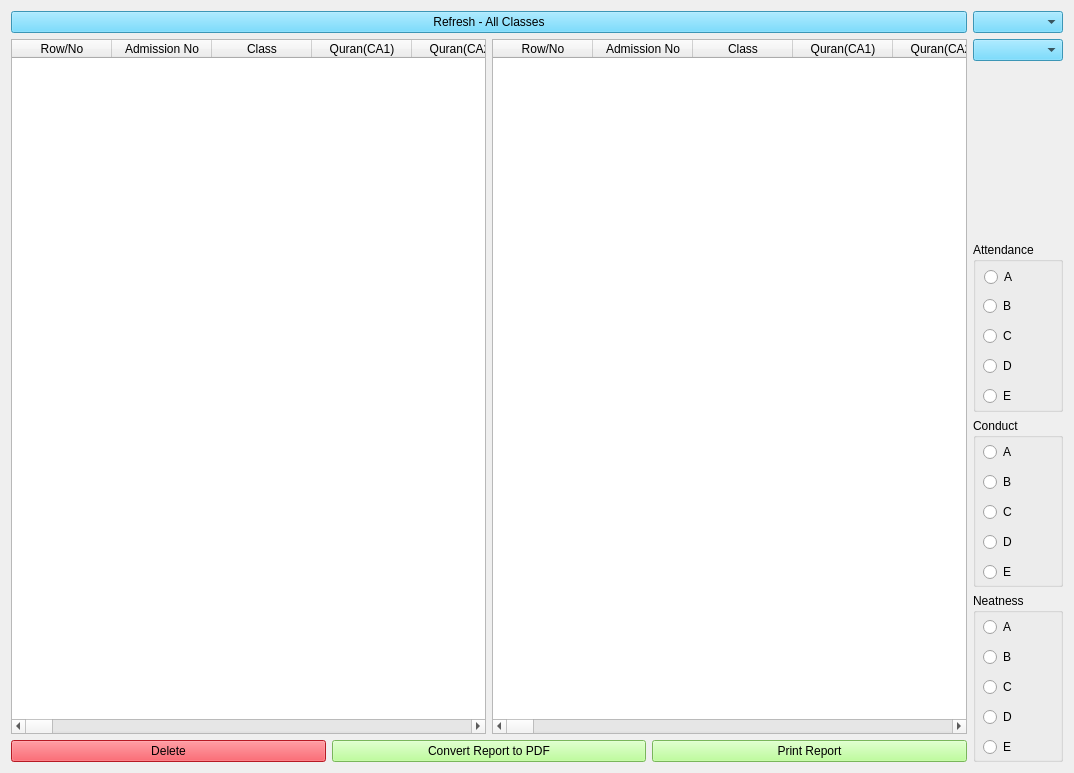
<?xml version="1.0" encoding="UTF-8"?>
<ui version="4.0">
 <class>SecScore3rdForm</class>
 <widget class="QWidget" name="SecScore3rdForm">
  <property name="geometry">
   <rect>
    <x>0</x>
    <y>0</y>
    <width>1074</width>
    <height>773</height>
   </rect>
  </property>
  <property name="windowTitle">
   <string>Secondary Classes Scores (Third Term)</string>
  </property>
  <property name="windowIcon">
   <iconset>
    <normaloff>score2_icon.jpg</normaloff>score2_icon.jpg</iconset>
  </property>
  <property name="styleSheet">
   <string notr="true">font: 12pt &quot;MS Shell Dlg 2&quot;;

QPushButton{
background-color: rgb(170, 255, 127);
}</string>
  </property>
  <layout class="QVBoxLayout" name="verticalLayout_3">
   <item>
    <layout class="QHBoxLayout" name="horizontalLayout_3">
     <item>
      <layout class="QVBoxLayout" name="verticalLayout_2">
       <item>
        <widget class="QPushButton" name="switch_back_btn">
         <property name="styleSheet">
          <string notr="true">background-color: rgb(84, 210, 255);</string>
         </property>
         <property name="text">
          <string>Refresh - All Classes</string>
         </property>
        </widget>
       </item>
       <item>
        <layout class="QHBoxLayout" name="horizontalLayout">
         <item>
          <widget class="QTableWidget" name="tableWidget">
           <property name="sizePolicy">
            <sizepolicy hsizetype="Expanding" vsizetype="Expanding">
             <horstretch>0</horstretch>
             <verstretch>0</verstretch>
            </sizepolicy>
           </property>
           <property name="autoFillBackground">
            <bool>false</bool>
           </property>
           <property name="frameShape">
            <enum>QFrame::StyledPanel</enum>
           </property>
           <property name="alternatingRowColors">
            <bool>true</bool>
           </property>
           <property name="showGrid">
            <bool>true</bool>
           </property>
           <attribute name="horizontalHeaderStretchLastSection">
            <bool>false</bool>
           </attribute>
           <attribute name="verticalHeaderVisible">
            <bool>true</bool>
           </attribute>
           <column>
            <property name="text">
             <string>Row/No</string>
            </property>
           </column>
           <column>
            <property name="text">
             <string>Admission No</string>
            </property>
           </column>
           <column>
            <property name="text">
             <string>Class</string>
            </property>
           </column>
           <column>
            <property name="text">
             <string>Quran(CA1)</string>
            </property>
           </column>
           <column>
            <property name="text">
             <string>Quran(CA2)</string>
            </property>
           </column>
           <column>
            <property name="text">
             <string>Quran(ASS)</string>
            </property>
           </column>
           <column>
            <property name="text">
             <string>Quran(EXAM)</string>
            </property>
           </column>
           <column>
            <property name="text">
             <string>Quran(TOTAL)</string>
            </property>
           </column>
           <column>
            <property name="text">
             <string>Ibadat(CA1)</string>
            </property>
           </column>
           <column>
            <property name="text">
             <string>Ibadat(CA2)</string>
            </property>
           </column>
           <column>
            <property name="text">
             <string>Ibadat(ASS)</string>
            </property>
           </column>
           <column>
            <property name="text">
             <string>Ibadat(EXAM)</string>
            </property>
           </column>
           <column>
            <property name="text">
             <string>Ibadat(TOTAL)</string>
            </property>
           </column>
           <column>
            <property name="text">
             <string>Arabic(CA1)</string>
            </property>
           </column>
           <column>
            <property name="text">
             <string>Arabic(CA2)</string>
            </property>
           </column>
           <column>
            <property name="text">
             <string>Arabic(ASS)</string>
            </property>
           </column>
           <column>
            <property name="text">
             <string>Arabic(EXAM)</string>
            </property>
           </column>
           <column>
            <property name="text">
             <string>Arabic(TOTAL)</string>
            </property>
           </column>
           <column>
            <property name="text">
             <string>Nahwu(CA1)</string>
            </property>
           </column>
           <column>
            <property name="text">
             <string>Nahwu(CA2)</string>
            </property>
           </column>
           <column>
            <property name="text">
             <string>Nahwu(ASS)</string>
            </property>
           </column>
           <column>
            <property name="text">
             <string>Nahwu(EXAM)</string>
            </property>
           </column>
           <column>
            <property name="text">
             <string>Nahwu(TOTAL)</string>
            </property>
           </column>
           <column>
            <property name="text">
             <string>English(CA1)</string>
            </property>
           </column>
           <column>
            <property name="text">
             <string>English(CA2)</string>
            </property>
           </column>
           <column>
            <property name="text">
             <string>English(ASS)</string>
            </property>
           </column>
           <column>
            <property name="text">
             <string>English(EXAM)</string>
            </property>
           </column>
           <column>
            <property name="text">
             <string>English(TOTAL)</string>
            </property>
           </column>
           <column>
            <property name="text">
             <string>Maths(CA1)</string>
            </property>
           </column>
           <column>
            <property name="text">
             <string>Maths(CA2)</string>
            </property>
           </column>
           <column>
            <property name="text">
             <string>Maths(ASS)</string>
            </property>
           </column>
           <column>
            <property name="text">
             <string>Maths(EXAM)</string>
            </property>
           </column>
           <column>
            <property name="text">
             <string>Maths(TOTAL)</string>
            </property>
           </column>
           <column>
            <property name="text">
             <string>Basic Sc(CA1)</string>
            </property>
           </column>
           <column>
            <property name="text">
             <string>Basic Sc(CA2)</string>
            </property>
           </column>
           <column>
            <property name="text">
             <string>Basic Sc(ASS)</string>
            </property>
           </column>
           <column>
            <property name="text">
             <string>Basic Sc(EXAM)</string>
            </property>
           </column>
           <column>
            <property name="text">
             <string>Basic Sc(TOTAL)</string>
            </property>
           </column>
           <column>
            <property name="text">
             <string>Religion(CA1)</string>
            </property>
           </column>
           <column>
            <property name="text">
             <string>Religion(CA2)</string>
            </property>
           </column>
           <column>
            <property name="text">
             <string>Religion(ASS)</string>
            </property>
           </column>
           <column>
            <property name="text">
             <string>Religion(EXAM)</string>
            </property>
           </column>
           <column>
            <property name="text">
             <string>Religion(TOTAL)</string>
            </property>
           </column>
           <column>
            <property name="text">
             <string>Civic(CA1)</string>
            </property>
           </column>
           <column>
            <property name="text">
             <string>Civic(CA2)</string>
            </property>
           </column>
           <column>
            <property name="text">
             <string>Civic(ASS)</string>
            </property>
           </column>
           <column>
            <property name="text">
             <string>Civic(EXAM)</string>
            </property>
           </column>
           <column>
            <property name="text">
             <string>Civic(TOTAL)</string>
            </property>
           </column>
           <column>
            <property name="text">
             <string>CCA(CA1)</string>
            </property>
           </column>
           <column>
            <property name="text">
             <string>CCA(CA2)</string>
            </property>
           </column>
           <column>
            <property name="text">
             <string>CCA(ASS)</string>
            </property>
           </column>
           <column>
            <property name="text">
             <string>CCA(EXAM)</string>
            </property>
           </column>
           <column>
            <property name="text">
             <string>CCA(TOTAL)</string>
            </property>
           </column>
           <column>
            <property name="text">
             <string>Prevocational(CA1)</string>
            </property>
           </column>
           <column>
            <property name="text">
             <string>Prevocational(CA2)</string>
            </property>
           </column>
           <column>
            <property name="text">
             <string>Prevocational(ASS)</string>
            </property>
           </column>
           <column>
            <property name="text">
             <string>Prevocational(EXAM)</string>
            </property>
           </column>
           <column>
            <property name="text">
             <string>Prevocational(TOTAL)</string>
            </property>
           </column>
           <column>
            <property name="text">
             <string>French(CA1)</string>
            </property>
           </column>
           <column>
            <property name="text">
             <string>French(CA2)</string>
            </property>
           </column>
           <column>
            <property name="text">
             <string>French(ASS)</string>
            </property>
           </column>
           <column>
            <property name="text">
             <string>French(EXAM)</string>
            </property>
           </column>
           <column>
            <property name="text">
             <string>French(TOTAL)</string>
            </property>
           </column>
           <column>
            <property name="text">
             <string>Hausa(CA1)</string>
            </property>
           </column>
           <column>
            <property name="text">
             <string>Hausa(CA2)</string>
            </property>
           </column>
           <column>
            <property name="text">
             <string>Hausa(ASS)</string>
            </property>
           </column>
           <column>
            <property name="text">
             <string>Hausa(EXAM)</string>
            </property>
           </column>
           <column>
            <property name="text">
             <string>Hausa(TOTAL)</string>
            </property>
           </column>
           <column>
            <property name="text">
             <string>All Total</string>
            </property>
           </column>
           <column>
            <property name="text">
             <string>Average</string>
            </property>
           </column>
           <column>
            <property name="text">
             <string>New Column</string>
            </property>
           </column>
           <column>
            <property name="text">
             <string>Avg Cumulative</string>
            </property>
           </column>
          </widget>
         </item>
         <item>
          <widget class="QTableWidget" name="tableWidget_2">
           <property name="sizePolicy">
            <sizepolicy hsizetype="Expanding" vsizetype="Expanding">
             <horstretch>0</horstretch>
             <verstretch>0</verstretch>
            </sizepolicy>
           </property>
           <property name="autoFillBackground">
            <bool>false</bool>
           </property>
           <property name="frameShape">
            <enum>QFrame::StyledPanel</enum>
           </property>
           <property name="alternatingRowColors">
            <bool>true</bool>
           </property>
           <property name="showGrid">
            <bool>true</bool>
           </property>
           <attribute name="horizontalHeaderStretchLastSection">
            <bool>false</bool>
           </attribute>
           <attribute name="verticalHeaderVisible">
            <bool>true</bool>
           </attribute>
           <column>
            <property name="text">
             <string>Row/No</string>
            </property>
           </column>
           <column>
            <property name="text">
             <string>Admission No</string>
            </property>
           </column>
           <column>
            <property name="text">
             <string>Class</string>
            </property>
           </column>
           <column>
            <property name="text">
             <string>Quran(CA1)</string>
            </property>
           </column>
           <column>
            <property name="text">
             <string>Quran(CA2)</string>
            </property>
           </column>
           <column>
            <property name="text">
             <string>Quran(ASS)</string>
            </property>
           </column>
           <column>
            <property name="text">
             <string>Quran(EXAM)</string>
            </property>
           </column>
           <column>
            <property name="text">
             <string>Quran(TOTAL)</string>
            </property>
           </column>
           <column>
            <property name="text">
             <string>Ibadat(CA1)</string>
            </property>
           </column>
           <column>
            <property name="text">
             <string>Ibadat(CA2)</string>
            </property>
           </column>
           <column>
            <property name="text">
             <string>Ibadat(ASS)</string>
            </property>
           </column>
           <column>
            <property name="text">
             <string>Ibadat(EXAM)</string>
            </property>
           </column>
           <column>
            <property name="text">
             <string>Ibadat(TOTAL)</string>
            </property>
           </column>
           <column>
            <property name="text">
             <string>Arabic(CA1)</string>
            </property>
           </column>
           <column>
            <property name="text">
             <string>Arabic(CA2)</string>
            </property>
           </column>
           <column>
            <property name="text">
             <string>Arabic(ASS)</string>
            </property>
           </column>
           <column>
            <property name="text">
             <string>Arabic(EXAM)</string>
            </property>
           </column>
           <column>
            <property name="text">
             <string>Arabic(TOTAL)</string>
            </property>
           </column>
           <column>
            <property name="text">
             <string>Nahwu(CA1)</string>
            </property>
           </column>
           <column>
            <property name="text">
             <string>Nahwu(CA2)</string>
            </property>
           </column>
           <column>
            <property name="text">
             <string>Nahwu(ASS)</string>
            </property>
           </column>
           <column>
            <property name="text">
             <string>Nahwu(EXAM)</string>
            </property>
           </column>
           <column>
            <property name="text">
             <string>Nahwu(TOTAL)</string>
            </property>
           </column>
           <column>
            <property name="text">
             <string>English(CA1)</string>
            </property>
           </column>
           <column>
            <property name="text">
             <string>English(CA2)</string>
            </property>
           </column>
           <column>
            <property name="text">
             <string>English(ASS)</string>
            </property>
           </column>
           <column>
            <property name="text">
             <string>English(EXAM)</string>
            </property>
           </column>
           <column>
            <property name="text">
             <string>English(TOTAL)</string>
            </property>
           </column>
           <column>
            <property name="text">
             <string>Maths(CA1)</string>
            </property>
           </column>
           <column>
            <property name="text">
             <string>Maths(CA2)</string>
            </property>
           </column>
           <column>
            <property name="text">
             <string>Maths(ASS)</string>
            </property>
           </column>
           <column>
            <property name="text">
             <string>Maths(EXAM)</string>
            </property>
           </column>
           <column>
            <property name="text">
             <string>Maths(TOTAL)</string>
            </property>
           </column>
           <column>
            <property name="text">
             <string>Basic Sc(CA1)</string>
            </property>
           </column>
           <column>
            <property name="text">
             <string>Basic Sc(CA2)</string>
            </property>
           </column>
           <column>
            <property name="text">
             <string>Basic Sc(ASS)</string>
            </property>
           </column>
           <column>
            <property name="text">
             <string>Basic Sc(EXAM)</string>
            </property>
           </column>
           <column>
            <property name="text">
             <string>Basic Sc(TOTAL)</string>
            </property>
           </column>
           <column>
            <property name="text">
             <string>Religion(CA1)</string>
            </property>
           </column>
           <column>
            <property name="text">
             <string>Religion(CA2)</string>
            </property>
           </column>
           <column>
            <property name="text">
             <string>Religion(ASS)</string>
            </property>
           </column>
           <column>
            <property name="text">
             <string>Religion(EXAM)</string>
            </property>
           </column>
           <column>
            <property name="text">
             <string>Religion(TOTAL)</string>
            </property>
           </column>
           <column>
            <property name="text">
             <string>Civic(CA1)</string>
            </property>
           </column>
           <column>
            <property name="text">
             <string>Civic(CA2)</string>
            </property>
           </column>
           <column>
            <property name="text">
             <string>Civic(ASS)</string>
            </property>
           </column>
           <column>
            <property name="text">
             <string>Civic(EXAM)</string>
            </property>
           </column>
           <column>
            <property name="text">
             <string>Civic(TOTAL)</string>
            </property>
           </column>
           <column>
            <property name="text">
             <string>CCA(CA1)</string>
            </property>
           </column>
           <column>
            <property name="text">
             <string>CCA(CA2)</string>
            </property>
           </column>
           <column>
            <property name="text">
             <string>CCA(ASS)</string>
            </property>
           </column>
           <column>
            <property name="text">
             <string>CCA(EXAM)</string>
            </property>
           </column>
           <column>
            <property name="text">
             <string>CCA(TOTAL)</string>
            </property>
           </column>
           <column>
            <property name="text">
             <string>Prevocational(CA1)</string>
            </property>
           </column>
           <column>
            <property name="text">
             <string>Prevocational(CA2)</string>
            </property>
           </column>
           <column>
            <property name="text">
             <string>Prevocational(ASS)</string>
            </property>
           </column>
           <column>
            <property name="text">
             <string>Prevocational(EXAM)</string>
            </property>
           </column>
           <column>
            <property name="text">
             <string>Prevocational(TOTAL)</string>
            </property>
           </column>
           <column>
            <property name="text">
             <string>French(CA1)</string>
            </property>
           </column>
           <column>
            <property name="text">
             <string>French(CA2)</string>
            </property>
           </column>
           <column>
            <property name="text">
             <string>French(ASS)</string>
            </property>
           </column>
           <column>
            <property name="text">
             <string>French(EXAM)</string>
            </property>
           </column>
           <column>
            <property name="text">
             <string>French(TOTAL)</string>
            </property>
           </column>
           <column>
            <property name="text">
             <string>Hausa(CA1)</string>
            </property>
           </column>
           <column>
            <property name="text">
             <string>Hausa(CA2)</string>
            </property>
           </column>
           <column>
            <property name="text">
             <string>Hausa(ASS)</string>
            </property>
           </column>
           <column>
            <property name="text">
             <string>Hausa(EXAM)</string>
            </property>
           </column>
           <column>
            <property name="text">
             <string>Hausa(TOTAL)</string>
            </property>
           </column>
           <column>
            <property name="text">
             <string>All Total</string>
            </property>
           </column>
           <column>
            <property name="text">
             <string>Average</string>
            </property>
           </column>
           <column>
            <property name="text">
             <string>New Column</string>
            </property>
           </column>
           <column>
            <property name="text">
             <string>Avg Cumulative</string>
            </property>
           </column>
          </widget>
         </item>
        </layout>
       </item>
       <item>
        <layout class="QHBoxLayout" name="horizontalLayout_2">
         <item>
          <widget class="QPushButton" name="del_btn">
           <property name="styleSheet">
            <string notr="true">background-color: rgb(255, 37, 51);</string>
           </property>
           <property name="text">
            <string>Delete</string>
           </property>
          </widget>
         </item>
         <item>
          <widget class="QPushButton" name="pdf_btn">
           <property name="styleSheet">
            <string notr="true">background-color: rgb(170, 255, 127);</string>
           </property>
           <property name="text">
            <string>Convert Report to PDF</string>
           </property>
          </widget>
         </item>
         <item>
          <widget class="QPushButton" name="report_gen_btn">
           <property name="styleSheet">
            <string notr="true">background-color: rgb(170, 255, 127);</string>
           </property>
           <property name="text">
            <string>Print Report</string>
           </property>
          </widget>
         </item>
        </layout>
       </item>
      </layout>
     </item>
     <item>
      <layout class="QVBoxLayout" name="verticalLayout">
       <item>
        <widget class="QComboBox" name="class_comboBox">
         <property name="styleSheet">
          <string notr="true">background-color: rgb(84, 210, 255);</string>
         </property>
        </widget>
       </item>
       <item>
        <widget class="QComboBox" name="stud_adm_no_comboBox">
         <property name="styleSheet">
          <string notr="true">background-color: rgb(84, 210, 255);</string>
         </property>
        </widget>
       </item>
       <item>
        <widget class="QLabel" name="name_label">
         <property name="text">
          <string/>
         </property>
        </widget>
       </item>
       <item>
        <widget class="QGroupBox" name="groupBox">
         <property name="title">
          <string>Attendance</string>
         </property>
         <widget class="QRadioButton" name="att_a_radio">
          <property name="geometry">
           <rect>
            <x>11</x>
            <y>21</y>
            <width>39</width>
            <height>28</height>
           </rect>
          </property>
          <property name="text">
           <string>A</string>
          </property>
         </widget>
         <widget class="QRadioButton" name="att_b_radio">
          <property name="geometry">
           <rect>
            <x>10</x>
            <y>50</y>
            <width>39</width>
            <height>28</height>
           </rect>
          </property>
          <property name="text">
           <string>B</string>
          </property>
         </widget>
         <widget class="QRadioButton" name="att_c_radio">
          <property name="geometry">
           <rect>
            <x>10</x>
            <y>80</y>
            <width>41</width>
            <height>28</height>
           </rect>
          </property>
          <property name="text">
           <string>C</string>
          </property>
         </widget>
         <widget class="QRadioButton" name="att_d_radio">
          <property name="geometry">
           <rect>
            <x>10</x>
            <y>110</y>
            <width>41</width>
            <height>28</height>
           </rect>
          </property>
          <property name="text">
           <string>D</string>
          </property>
         </widget>
         <widget class="QRadioButton" name="att_e_radio">
          <property name="geometry">
           <rect>
            <x>10</x>
            <y>140</y>
            <width>41</width>
            <height>28</height>
           </rect>
          </property>
          <property name="text">
           <string>E</string>
          </property>
         </widget>
        </widget>
       </item>
       <item>
        <widget class="QGroupBox" name="groupBox_2">
         <property name="title">
          <string>Conduct</string>
         </property>
         <widget class="QRadioButton" name="con_a_radio">
          <property name="geometry">
           <rect>
            <x>10</x>
            <y>20</y>
            <width>41</width>
            <height>28</height>
           </rect>
          </property>
          <property name="text">
           <string>A</string>
          </property>
         </widget>
         <widget class="QRadioButton" name="con_b_radio">
          <property name="geometry">
           <rect>
            <x>10</x>
            <y>50</y>
            <width>41</width>
            <height>28</height>
           </rect>
          </property>
          <property name="text">
           <string>B</string>
          </property>
         </widget>
         <widget class="QRadioButton" name="con_c_radio">
          <property name="geometry">
           <rect>
            <x>10</x>
            <y>80</y>
            <width>41</width>
            <height>28</height>
           </rect>
          </property>
          <property name="text">
           <string>C</string>
          </property>
         </widget>
         <widget class="QRadioButton" name="con_d_radio">
          <property name="geometry">
           <rect>
            <x>10</x>
            <y>110</y>
            <width>41</width>
            <height>28</height>
           </rect>
          </property>
          <property name="text">
           <string>D</string>
          </property>
         </widget>
         <widget class="QRadioButton" name="con_e_radio">
          <property name="geometry">
           <rect>
            <x>10</x>
            <y>140</y>
            <width>41</width>
            <height>28</height>
           </rect>
          </property>
          <property name="text">
           <string>E</string>
          </property>
         </widget>
        </widget>
       </item>
       <item>
        <widget class="QGroupBox" name="groupBox_3">
         <property name="title">
          <string>Neatness</string>
         </property>
         <widget class="QRadioButton" name="neat_a_radio">
          <property name="geometry">
           <rect>
            <x>10</x>
            <y>20</y>
            <width>41</width>
            <height>28</height>
           </rect>
          </property>
          <property name="text">
           <string>A</string>
          </property>
         </widget>
         <widget class="QRadioButton" name="neat_b_radio">
          <property name="geometry">
           <rect>
            <x>10</x>
            <y>50</y>
            <width>41</width>
            <height>28</height>
           </rect>
          </property>
          <property name="text">
           <string>B</string>
          </property>
         </widget>
         <widget class="QRadioButton" name="neat_c_radio">
          <property name="geometry">
           <rect>
            <x>10</x>
            <y>80</y>
            <width>41</width>
            <height>28</height>
           </rect>
          </property>
          <property name="text">
           <string>C</string>
          </property>
         </widget>
         <widget class="QRadioButton" name="neat_d_radio">
          <property name="geometry">
           <rect>
            <x>10</x>
            <y>110</y>
            <width>41</width>
            <height>28</height>
           </rect>
          </property>
          <property name="text">
           <string>D</string>
          </property>
         </widget>
         <widget class="QRadioButton" name="neat_e_radio">
          <property name="geometry">
           <rect>
            <x>10</x>
            <y>140</y>
            <width>41</width>
            <height>28</height>
           </rect>
          </property>
          <property name="text">
           <string>E</string>
          </property>
         </widget>
        </widget>
       </item>
      </layout>
     </item>
    </layout>
   </item>
  </layout>
 </widget>
 <resources/>
 <connections/>
</ui>
